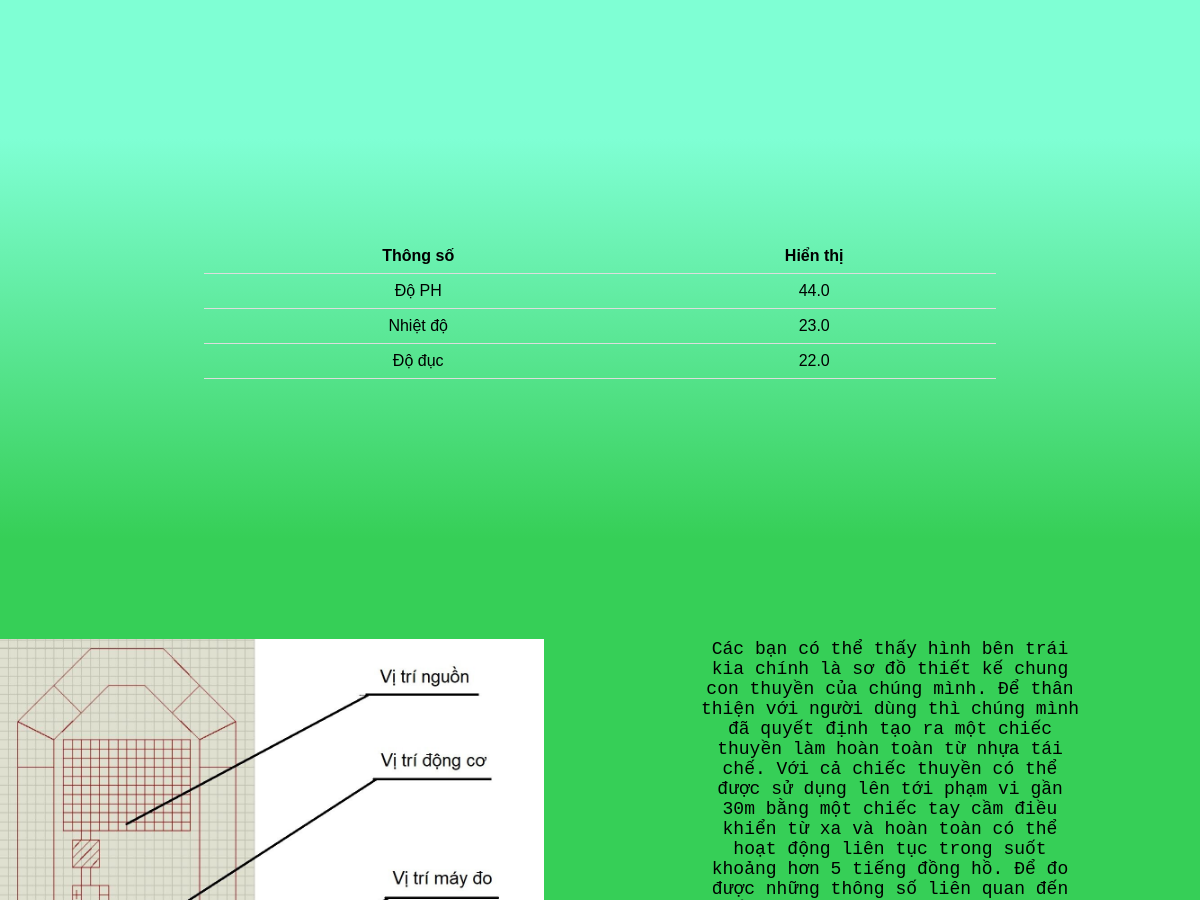
/web (middle part), run on an earlier commit of the app's database.
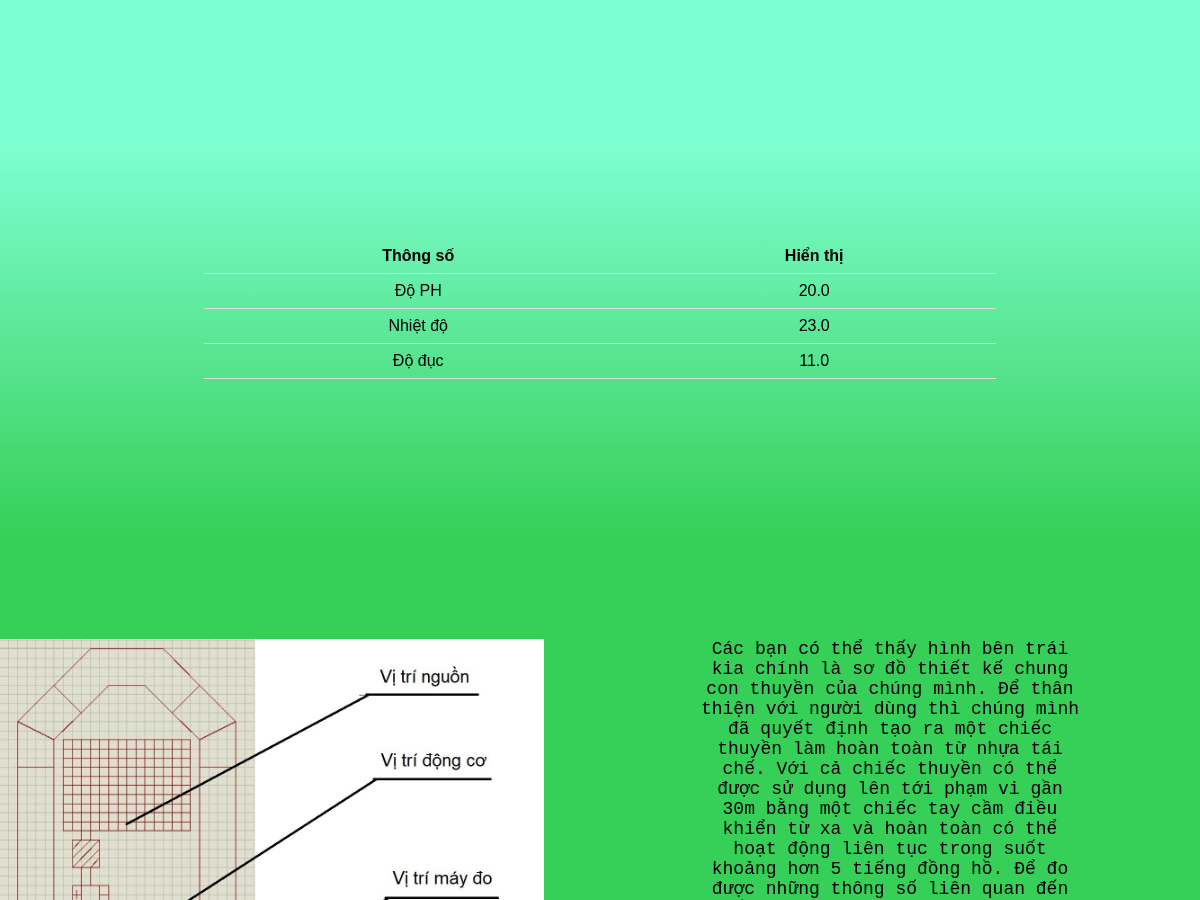
And on a later commit of the database.
### app.py (models this page shows)
class Sock(db.Model):
    __tablename__ = 'socks'
    do_Ph = db.Column(db.Float, primary_key=True)
    do_duc = db.Column(db.Float)

### app.py (the view)
@app.route('/web')
def index():
    sock=Sock.query.all()[-1]
    doPh = sock.do_Ph
    doduc=sock.do_duc
    return render_template('index.html', doPh=doPh, doduc=doduc)

### templates/index.html (shortened to what this page needs)
<!DOCTYPE html>
<html lang="en">
<head>
    <link rel="stylesheet" href="{{ url_for('static', filename='css/main.css') }}">
    <link rel="stylesheet" href="{{ url_for('static', filename='image/background.jpg') }}">
    <link rel="stylesheet" href="{{ url_for('static', filename='image/boat.jpg') }}">
    <link rel="stylesheet" href="{{ url_for('static', filename='image/logo.jpg') }}">
</head>
<body>
    <div id="map-section">
    </div>
    <div id="prmeter-section">
        <table>
            <tr>
                <th>Thông số</th>
                <th>Hiển thị</th>
            </tr>
            <tr>
                <td>Độ PH</td>
                <td>{{ doPh }}</td>
            </tr>
            <tr>
                <td>Nhiệt độ</td>
                <td>23.0</td>
            </tr>
            <tr>
                <td>Độ đục</td>
                <td>{{ doduc }}</td>
            </tr>
        </table>
    </div>
    <div id="explain-section">
        <img id="explain_image" src="{{ url_for('static', filename='image/boat.jpg') }}" alt="">
        <p id="explain_para">
        </p>
    </div>
</body>
</html>

### static/css/main.css (style rules this page uses)
* { margin: 0; padding: 0; }
html { scroll-behavior: smooth; font-family: Arial, Helvetica, sans-serif; }
#map-section { display: block; height: 780px; background-color:aquamarine; text-align: center; }
#prmeter-section { background-image: linear-gradient(aquamarine, #36cf57); height: 300px; padding-top: 100px; }
table { border: 2; margin-left: auto; margin-right: auto; width: 66%; border-collapse: collapse; }
th, td { padding: 8px; text-align: center; border-bottom: 1px solid #ddd; margin-top: 500px; }
#explain-section { float: none; height: 1000px; background-color: #36cf57; }
#explain_image { margin-top: 100px; height: 600px; width: auto; float: left; }
#explain_para { text-align: center; padding-top:100px; padding-left: 700px; padding-right: 120px; font-size:large; font-family:'Courier New', Courier, monospace; }

What changed in the data, as far as the page shows it:
no longer on this page (row unchanged): Sock: do_Ph "44.0", do_duc "22.0"
added Sock: do_Ph "20.0", do_duc "11.0"
